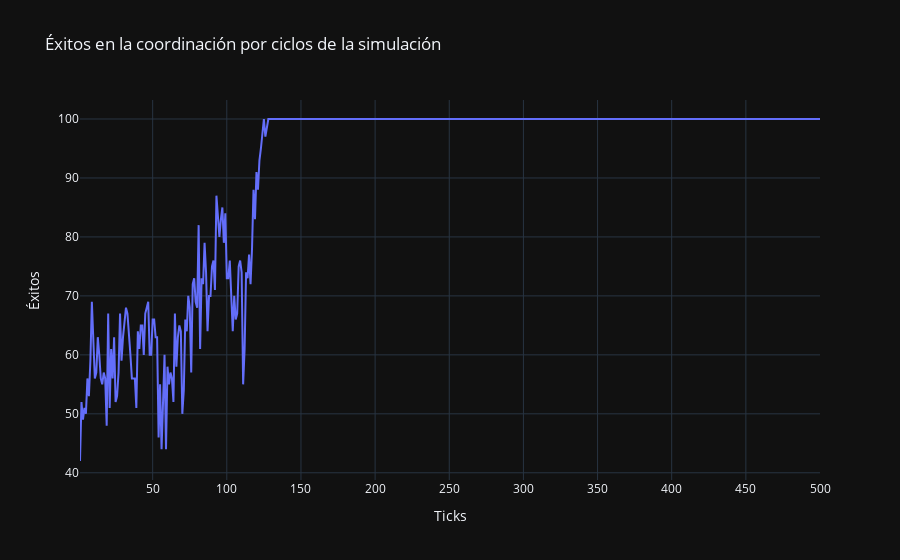

Here is the notebook cell this chart was saved with:
### Code cell
sim.go()
sim.plot_successes()

### Figure 1 — Plotly figure (JSON) as saved in the notebook; plotly's stock layout.template omitted (floating-point values rounded to 4 significant figures; data arrays with more than 128 entries replaced by an {"elided": "..."} marker saying what was removed)
{"data": [{"type": "scatter", "x": {"elided": "500 int values"}, "y": {"elided": "500 int values"}}], "layout": {"autosize": true, "title": {"text": "Éxitos en la coordinación por ciclos de la simulación"}, "xaxis": {"autorange": true, "range": [1, 500], "title": {"text": "Ticks"}, "type": "linear"}, "yaxis": {"autorange": true, "range": [38.78, 103.2], "title": {"text": "Éxitos"}, "type": "linear"}}}
